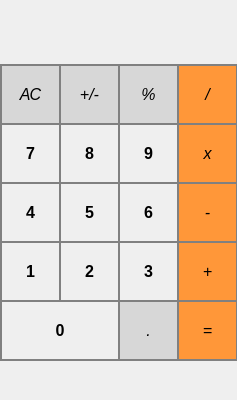
<?xml version="1.0" encoding="UTF-8"?>
<ui version="4.0">
 <class>MainWindow</class>
 <widget class="QMainWindow" name="MainWindow">
  <property name="geometry">
   <rect>
    <x>0</x>
    <y>0</y>
    <width>237</width>
    <height>400</height>
   </rect>
  </property>
  <property name="minimumSize">
   <size>
    <width>237</width>
    <height>360</height>
   </size>
  </property>
  <property name="maximumSize">
   <size>
    <width>237</width>
    <height>400</height>
   </size>
  </property>
  <property name="windowTitle">
   <string>MainWindow</string>
  </property>
  <widget class="QWidget" name="centralwidget">
   <widget class="QLabel" name="result_show">
    <property name="geometry">
     <rect>
      <x>0</x>
      <y>0</y>
      <width>231</width>
      <height>60</height>
     </rect>
    </property>
    <property name="minimumSize">
     <size>
      <width>200</width>
      <height>60</height>
     </size>
    </property>
    <property name="font">
     <font>
      <pointsize>22</pointsize>
      <bold>false</bold>
      <kerning>true</kerning>
     </font>
    </property>
    <property name="whatsThis">
     <string>&lt;html&gt;&lt;head/&gt;&lt;body&gt;&lt;p&gt;&lt;br/&gt;&lt;/p&gt;&lt;/body&gt;&lt;/html&gt;</string>
    </property>
    <property name="layoutDirection">
     <enum>Qt::LeftToRight</enum>
    </property>
    <property name="autoFillBackground">
     <bool>false</bool>
    </property>
    <property name="styleSheet">
     <string notr="true"/>
    </property>
    <property name="text">
     <string>&lt;html&gt;&lt;head/&gt;&lt;body&gt;&lt;p&gt;&lt;br/&gt;&lt;/p&gt;&lt;/body&gt;&lt;/html&gt;</string>
    </property>
    <property name="alignment">
     <set>Qt::AlignRight|Qt::AlignTrailing|Qt::AlignVCenter</set>
    </property>
    <property name="margin">
     <number>0</number>
    </property>
    <property name="indent">
     <number>5</number>
    </property>
    <property name="openExternalLinks">
     <bool>false</bool>
    </property>
   </widget>
   <widget class="QPushButton" name="pushButton_clear">
    <property name="geometry">
     <rect>
      <x>0</x>
      <y>64</y>
      <width>61</width>
      <height>61</height>
     </rect>
    </property>
    <property name="minimumSize">
     <size>
      <width>61</width>
      <height>61</height>
     </size>
    </property>
    <property name="font">
     <font>
      <pointsize>12</pointsize>
      <italic>true</italic>
     </font>
    </property>
    <property name="styleSheet">
     <string notr="true">QPushButton {
  background-color: rgb(215, 215, 215);
  border: 2px solid gray;
}
QPushButton:pressed {
    background-color: qlineargradient(x1: 0, y1: 0, x2: 0, y2: 1,
                                      stop: 0 #BEBEBE, stop: 1 #D7D7D7);
}</string>
    </property>
    <property name="text">
     <string>АС</string>
    </property>
   </widget>
   <widget class="QPushButton" name="pushButton_plus_minus">
    <property name="geometry">
     <rect>
      <x>59</x>
      <y>64</y>
      <width>61</width>
      <height>61</height>
     </rect>
    </property>
    <property name="minimumSize">
     <size>
      <width>61</width>
      <height>61</height>
     </size>
    </property>
    <property name="font">
     <font>
      <pointsize>12</pointsize>
      <italic>true</italic>
     </font>
    </property>
    <property name="styleSheet">
     <string notr="true">QPushButton {
  background-color: rgb(215, 215, 215);
  border: 2px solid gray;
}
QPushButton:pressed {
    background-color: qlineargradient(x1: 0, y1: 0, x2: 0, y2: 1,
                                      stop: 0 #BEBEBE, stop: 1 #D7D7D7);
}</string>
    </property>
    <property name="text">
     <string>+/-</string>
    </property>
   </widget>
   <widget class="QPushButton" name="pushButton_percent">
    <property name="geometry">
     <rect>
      <x>118</x>
      <y>64</y>
      <width>61</width>
      <height>61</height>
     </rect>
    </property>
    <property name="minimumSize">
     <size>
      <width>61</width>
      <height>61</height>
     </size>
    </property>
    <property name="font">
     <font>
      <pointsize>12</pointsize>
      <italic>true</italic>
     </font>
    </property>
    <property name="styleSheet">
     <string notr="true">QPushButton {
  background-color: rgb(215, 215, 215);
  border: 2px solid gray;
}
QPushButton:pressed {
    background-color: qlineargradient(x1: 0, y1: 0, x2: 0, y2: 1,
                                      stop: 0 #BEBEBE, stop: 1 #D7D7D7);
}</string>
    </property>
    <property name="text">
     <string>%</string>
    </property>
   </widget>
   <widget class="QPushButton" name="pushButton_divide">
    <property name="geometry">
     <rect>
      <x>177</x>
      <y>64</y>
      <width>61</width>
      <height>61</height>
     </rect>
    </property>
    <property name="minimumSize">
     <size>
      <width>61</width>
      <height>61</height>
     </size>
    </property>
    <property name="font">
     <font>
      <pointsize>12</pointsize>
      <italic>true</italic>
     </font>
    </property>
    <property name="styleSheet">
     <string notr="true">QPushButton {
  background-color: rgb(255, 151, 57);
  border: 2px solid gray;
}

QPushButton:pressed {
    background-color: qlineargradient(x1: 0, y1: 0, x2: 0, y2: 1,
                                      stop: 0 #FF7832, stop: 1 #FF9739);
}</string>
    </property>
    <property name="text">
     <string>/</string>
    </property>
   </widget>
   <widget class="QPushButton" name="pushButton_mult">
    <property name="geometry">
     <rect>
      <x>177</x>
      <y>123</y>
      <width>61</width>
      <height>61</height>
     </rect>
    </property>
    <property name="minimumSize">
     <size>
      <width>61</width>
      <height>61</height>
     </size>
    </property>
    <property name="font">
     <font>
      <pointsize>12</pointsize>
      <italic>true</italic>
     </font>
    </property>
    <property name="styleSheet">
     <string notr="true">QPushButton {
  background-color: rgb(255, 151, 57);
  border: 2px solid gray;
}

QPushButton:pressed {
    background-color: qlineargradient(x1: 0, y1: 0, x2: 0, y2: 1,
                                      stop: 0 #FF7832, stop: 1 #FF9739);
}</string>
    </property>
    <property name="text">
     <string>х</string>
    </property>
   </widget>
   <widget class="QPushButton" name="pushButton_8">
    <property name="geometry">
     <rect>
      <x>59</x>
      <y>123</y>
      <width>61</width>
      <height>61</height>
     </rect>
    </property>
    <property name="minimumSize">
     <size>
      <width>61</width>
      <height>61</height>
     </size>
    </property>
    <property name="font">
     <font>
      <pointsize>12</pointsize>
      <bold>true</bold>
     </font>
    </property>
    <property name="styleSheet">
     <string notr="true">QPushButton {
   border: 2px solid gray;
}
QPushButton:pressed {
    background-color: qlineargradient(x1: 0, y1: 0, x2: 0, y2: 1,
                                      stop: 0 #dadbde, stop: 1 #f6f7fa);
}</string>
    </property>
    <property name="text">
     <string>8</string>
    </property>
   </widget>
   <widget class="QPushButton" name="pushButton_9">
    <property name="geometry">
     <rect>
      <x>118</x>
      <y>123</y>
      <width>61</width>
      <height>61</height>
     </rect>
    </property>
    <property name="minimumSize">
     <size>
      <width>61</width>
      <height>61</height>
     </size>
    </property>
    <property name="font">
     <font>
      <pointsize>12</pointsize>
      <bold>true</bold>
     </font>
    </property>
    <property name="styleSheet">
     <string notr="true">QPushButton {
   border: 2px solid gray;
}
QPushButton:pressed {
    background-color: qlineargradient(x1: 0, y1: 0, x2: 0, y2: 1,
                                      stop: 0 #dadbde, stop: 1 #f6f7fa);
}</string>
    </property>
    <property name="text">
     <string>9</string>
    </property>
   </widget>
   <widget class="QPushButton" name="pushButton_7">
    <property name="geometry">
     <rect>
      <x>0</x>
      <y>123</y>
      <width>61</width>
      <height>61</height>
     </rect>
    </property>
    <property name="minimumSize">
     <size>
      <width>61</width>
      <height>61</height>
     </size>
    </property>
    <property name="font">
     <font>
      <pointsize>12</pointsize>
      <bold>true</bold>
     </font>
    </property>
    <property name="styleSheet">
     <string notr="true">QPushButton {
   border: 2px solid gray;
}
QPushButton:pressed {
    background-color: qlineargradient(x1: 0, y1: 0, x2: 0, y2: 1,
                                      stop: 0 #dadbde, stop: 1 #f6f7fa);
}</string>
    </property>
    <property name="text">
     <string>7</string>
    </property>
   </widget>
   <widget class="QPushButton" name="pushButton_minus">
    <property name="geometry">
     <rect>
      <x>177</x>
      <y>182</y>
      <width>61</width>
      <height>61</height>
     </rect>
    </property>
    <property name="minimumSize">
     <size>
      <width>61</width>
      <height>61</height>
     </size>
    </property>
    <property name="font">
     <font>
      <pointsize>12</pointsize>
      <italic>true</italic>
     </font>
    </property>
    <property name="styleSheet">
     <string notr="true">QPushButton {
  background-color: rgb(255, 151, 57);
  border: 2px solid gray;
}

QPushButton:pressed {
    background-color: qlineargradient(x1: 0, y1: 0, x2: 0, y2: 1,
                                      stop: 0 #FF7832, stop: 1 #FF9739);
}</string>
    </property>
    <property name="text">
     <string>-</string>
    </property>
   </widget>
   <widget class="QPushButton" name="pushButton_5">
    <property name="geometry">
     <rect>
      <x>59</x>
      <y>182</y>
      <width>61</width>
      <height>61</height>
     </rect>
    </property>
    <property name="minimumSize">
     <size>
      <width>61</width>
      <height>61</height>
     </size>
    </property>
    <property name="font">
     <font>
      <pointsize>12</pointsize>
      <bold>true</bold>
     </font>
    </property>
    <property name="styleSheet">
     <string notr="true">QPushButton {
   border: 2px solid gray;
}
QPushButton:pressed {
    background-color: qlineargradient(x1: 0, y1: 0, x2: 0, y2: 1,
                                      stop: 0 #dadbde, stop: 1 #f6f7fa);
}</string>
    </property>
    <property name="text">
     <string>5</string>
    </property>
   </widget>
   <widget class="QPushButton" name="pushButton_6">
    <property name="geometry">
     <rect>
      <x>118</x>
      <y>182</y>
      <width>61</width>
      <height>61</height>
     </rect>
    </property>
    <property name="minimumSize">
     <size>
      <width>61</width>
      <height>61</height>
     </size>
    </property>
    <property name="font">
     <font>
      <pointsize>12</pointsize>
      <bold>true</bold>
     </font>
    </property>
    <property name="styleSheet">
     <string notr="true">QPushButton {
   border: 2px solid gray;
}
QPushButton:pressed {
    background-color: qlineargradient(x1: 0, y1: 0, x2: 0, y2: 1,
                                      stop: 0 #dadbde, stop: 1 #f6f7fa);
}</string>
    </property>
    <property name="text">
     <string>6</string>
    </property>
   </widget>
   <widget class="QPushButton" name="pushButton_4">
    <property name="geometry">
     <rect>
      <x>0</x>
      <y>182</y>
      <width>61</width>
      <height>61</height>
     </rect>
    </property>
    <property name="minimumSize">
     <size>
      <width>61</width>
      <height>61</height>
     </size>
    </property>
    <property name="font">
     <font>
      <pointsize>12</pointsize>
      <bold>true</bold>
     </font>
    </property>
    <property name="styleSheet">
     <string notr="true">QPushButton {
   border: 2px solid gray;
}
QPushButton:pressed {
    background-color: qlineargradient(x1: 0, y1: 0, x2: 0, y2: 1,
                                      stop: 0 #dadbde, stop: 1 #f6f7fa);
}</string>
    </property>
    <property name="text">
     <string>4</string>
    </property>
   </widget>
   <widget class="QPushButton" name="pushButton_plus">
    <property name="geometry">
     <rect>
      <x>177</x>
      <y>241</y>
      <width>61</width>
      <height>61</height>
     </rect>
    </property>
    <property name="minimumSize">
     <size>
      <width>61</width>
      <height>61</height>
     </size>
    </property>
    <property name="font">
     <font>
      <pointsize>12</pointsize>
      <italic>true</italic>
     </font>
    </property>
    <property name="styleSheet">
     <string notr="true">QPushButton {
  background-color: rgb(255, 151, 57);
  border: 2px solid gray;
}

QPushButton:pressed {
    background-color: qlineargradient(x1: 0, y1: 0, x2: 0, y2: 1,
                                      stop: 0 #FF7832, stop: 1 #FF9739);
}</string>
    </property>
    <property name="text">
     <string>+</string>
    </property>
   </widget>
   <widget class="QPushButton" name="pushButton_2">
    <property name="geometry">
     <rect>
      <x>59</x>
      <y>241</y>
      <width>61</width>
      <height>61</height>
     </rect>
    </property>
    <property name="minimumSize">
     <size>
      <width>61</width>
      <height>61</height>
     </size>
    </property>
    <property name="font">
     <font>
      <pointsize>12</pointsize>
      <bold>true</bold>
     </font>
    </property>
    <property name="styleSheet">
     <string notr="true">QPushButton {
   border: 2px solid gray;
}
QPushButton:pressed {
    background-color: qlineargradient(x1: 0, y1: 0, x2: 0, y2: 1,
                                      stop: 0 #dadbde, stop: 1 #f6f7fa);
}</string>
    </property>
    <property name="text">
     <string>2</string>
    </property>
   </widget>
   <widget class="QPushButton" name="pushButton_3">
    <property name="geometry">
     <rect>
      <x>118</x>
      <y>241</y>
      <width>61</width>
      <height>61</height>
     </rect>
    </property>
    <property name="minimumSize">
     <size>
      <width>61</width>
      <height>61</height>
     </size>
    </property>
    <property name="font">
     <font>
      <pointsize>12</pointsize>
      <bold>true</bold>
     </font>
    </property>
    <property name="styleSheet">
     <string notr="true">QPushButton {
   border: 2px solid gray;
}
QPushButton:pressed {
    background-color: qlineargradient(x1: 0, y1: 0, x2: 0, y2: 1,
                                      stop: 0 #dadbde, stop: 1 #f6f7fa);
}</string>
    </property>
    <property name="text">
     <string>3</string>
    </property>
   </widget>
   <widget class="QPushButton" name="pushButton_1">
    <property name="geometry">
     <rect>
      <x>0</x>
      <y>241</y>
      <width>61</width>
      <height>61</height>
     </rect>
    </property>
    <property name="minimumSize">
     <size>
      <width>61</width>
      <height>61</height>
     </size>
    </property>
    <property name="font">
     <font>
      <pointsize>12</pointsize>
      <bold>true</bold>
     </font>
    </property>
    <property name="styleSheet">
     <string notr="true">QPushButton {
   border: 2px solid gray;
}
QPushButton:pressed {
    background-color: qlineargradient(x1: 0, y1: 0, x2: 0, y2: 1,
                                      stop: 0 #dadbde, stop: 1 #f6f7fa);
}</string>
    </property>
    <property name="text">
     <string>1</string>
    </property>
   </widget>
   <widget class="QPushButton" name="pushButton_equal">
    <property name="geometry">
     <rect>
      <x>177</x>
      <y>300</y>
      <width>61</width>
      <height>61</height>
     </rect>
    </property>
    <property name="minimumSize">
     <size>
      <width>61</width>
      <height>61</height>
     </size>
    </property>
    <property name="font">
     <font>
      <pointsize>12</pointsize>
      <italic>true</italic>
     </font>
    </property>
    <property name="styleSheet">
     <string notr="true">QPushButton {
  background-color: rgb(255, 151, 57);
  border: 2px solid gray;
}

QPushButton:pressed {
    background-color: qlineargradient(x1: 0, y1: 0, x2: 0, y2: 1,
                                      stop: 0 #FF7832, stop: 1 #FF9739);
}</string>
    </property>
    <property name="text">
     <string>=</string>
    </property>
   </widget>
   <widget class="QPushButton" name="pushButton_dot">
    <property name="geometry">
     <rect>
      <x>118</x>
      <y>300</y>
      <width>61</width>
      <height>61</height>
     </rect>
    </property>
    <property name="minimumSize">
     <size>
      <width>61</width>
      <height>61</height>
     </size>
    </property>
    <property name="font">
     <font>
      <pointsize>12</pointsize>
      <italic>true</italic>
     </font>
    </property>
    <property name="styleSheet">
     <string notr="true">QPushButton {
  background-color: rgb(215, 215, 215);
  border: 2px solid gray;
}
QPushButton:pressed {
    background-color: qlineargradient(x1: 0, y1: 0, x2: 0, y2: 1,
                                      stop: 0 #BEBEBE, stop: 1 #D7D7D7);
}</string>
    </property>
    <property name="text">
     <string>.</string>
    </property>
   </widget>
   <widget class="QPushButton" name="pushButton_0">
    <property name="geometry">
     <rect>
      <x>0</x>
      <y>300</y>
      <width>120</width>
      <height>61</height>
     </rect>
    </property>
    <property name="minimumSize">
     <size>
      <width>61</width>
      <height>61</height>
     </size>
    </property>
    <property name="font">
     <font>
      <pointsize>12</pointsize>
      <bold>true</bold>
     </font>
    </property>
    <property name="styleSheet">
     <string notr="true">QPushButton {
   border: 2px solid gray;
}
QPushButton:pressed {
    background-color: qlineargradient(x1: 0, y1: 0, x2: 0, y2: 1,
                                      stop: 0 #dadbde, stop: 1 #f6f7fa);
}</string>
    </property>
    <property name="text">
     <string>0</string>
    </property>
   </widget>
   <widget class="QLabel" name="bottom_label">
    <property name="geometry">
     <rect>
      <x>0</x>
      <y>370</y>
      <width>231</width>
      <height>30</height>
     </rect>
    </property>
    <property name="font">
     <font>
      <pointsize>16</pointsize>
     </font>
    </property>
    <property name="text">
     <string/>
    </property>
   </widget>
  </widget>
 </widget>
 <resources/>
 <connections/>
</ui>
